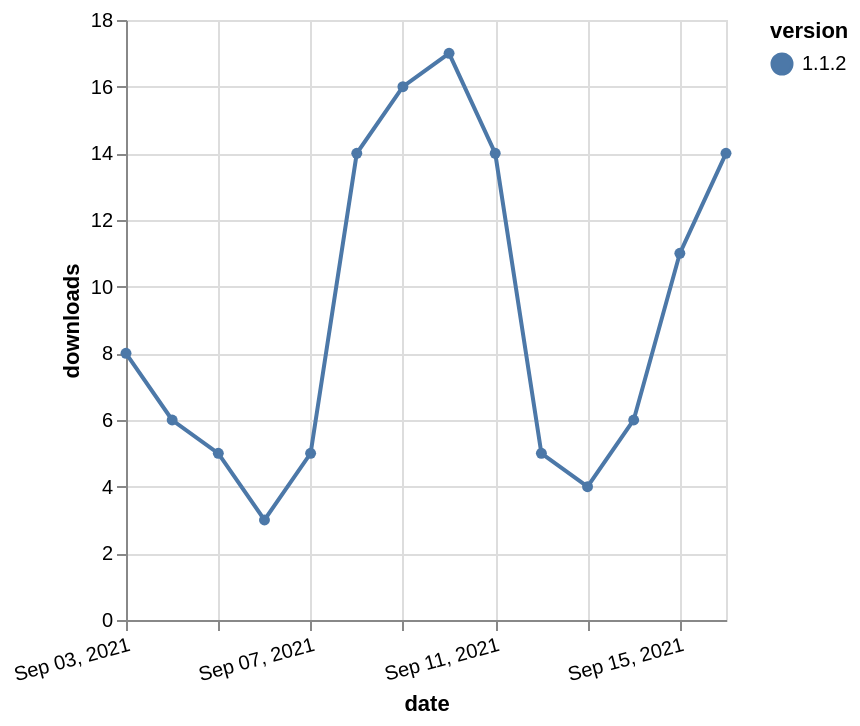

Vega-Lite specification stored for this chart:
### Vega-Lite specification from a JSON file in a GitHub repository (floating-point values rounded to 4 significant figures)
{"$schema": "https://vega.github.io/schema/vega-lite/v5.json", "description": "A simple bar chart with embedded data.", "data": {"values": [{"date": "2021-09-03", "total": 104784, "delta": 8, "version": "1.1.2"}, {"date": "2021-09-04", "total": 104790, "delta": 6, "version": "1.1.2"}, {"date": "2021-09-05", "total": 104795, "delta": 5, "version": "1.1.2"}, {"date": "2021-09-06", "total": 104798, "delta": 3, "version": "1.1.2"}, {"date": "2021-09-07", "total": 104803, "delta": 5, "version": "1.1.2"}, {"date": "2021-09-08", "total": 104817, "delta": 14, "version": "1.1.2"}, {"date": "2021-09-09", "total": 104833, "delta": 16, "version": "1.1.2"}, {"date": "2021-09-10", "total": 104850, "delta": 17, "version": "1.1.2"}, {"date": "2021-09-11", "total": 104864, "delta": 14, "version": "1.1.2"}, {"date": "2021-09-12", "total": 104869, "delta": 5, "version": "1.1.2"}, {"date": "2021-09-13", "total": 104873, "delta": 4, "version": "1.1.2"}, {"date": "2021-09-14", "total": 104879, "delta": 6, "version": "1.1.2"}, {"date": "2021-09-15", "total": 104890, "delta": 11, "version": "1.1.2"}, {"date": "2021-09-16", "total": 104904, "delta": 14, "version": "1.1.2"}]}, "width": "container", "mark": {"type": "line", "point": {"filled": true}}, "encoding": {"x": {"field": "date", "type": "temporal", "timeUnit": "yearmonthdate", "title": "date", "axis": {"labelAngle": -15}}, "y": {"field": "delta", "type": "quantitative", "title": "downloads"}, "color": {"field": "version", "type": "nominal"}, "tooltip": {"field": "delta"}}}
